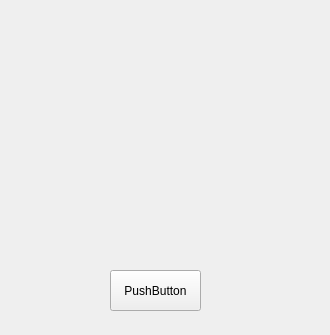
<?xml version="1.0" encoding="UTF-8"?>
<ui version="4.0">
 <class>Widget</class>
 <widget class="QWidget" name="Widget">
  <property name="geometry">
   <rect>
    <x>0</x>
    <y>0</y>
    <width>330</width>
    <height>335</height>
   </rect>
  </property>
  <property name="windowTitle">
   <string>Widget</string>
  </property>
  <widget class="QLabel" name="label">
   <property name="geometry">
    <rect>
     <x>10</x>
     <y>10</y>
     <width>301</width>
     <height>221</height>
    </rect>
   </property>
   <property name="text">
    <string/>
   </property>
  </widget>
  <widget class="QPushButton" name="pushButton">
   <property name="geometry">
    <rect>
     <x>110</x>
     <y>270</y>
     <width>91</width>
     <height>41</height>
    </rect>
   </property>
   <property name="text">
    <string>PushButton</string>
   </property>
  </widget>
 </widget>
 <resources/>
 <connections/>
</ui>
